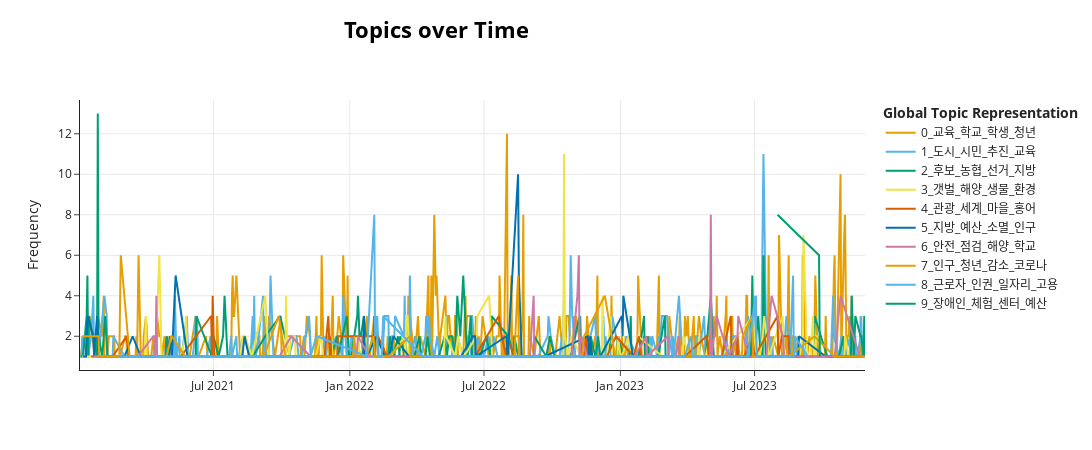

The notebook cell this image was saved under:
### Code cell
model.visualize_topics_over_time(topics_over_time, topics=list(range(10)))

### Figure 1 — Plotly figure (JSON) as saved in the notebook; plotly's stock layout.template omitted (floating-point values rounded to 4 significant figures; data arrays with more than 128 entries replaced by an {"elided": "..."} marker saying what was removed)
{"data": [{"hoverinfo": "text", "hovertext": {"elided": "479 str values"}, "marker": {"color": "#E69F00"}, "mode": "lines", "name": "0_교육_학교_학생_청년", "type": "scatter", "x": {"elided": "479 str values"}, "y": {"elided": "479 int values"}}, {"hoverinfo": "text", "hovertext": {"elided": "353 str values"}, "marker": {"color": "#56B4E9"}, "mode": "lines", "name": "1_도시_시민_추진_교육", "type": "scatter", "x": {"elided": "353 str values"}, "y": {"elided": "353 int values"}}, {"hoverinfo": "text", "hovertext": {"elided": "212 str values"}, "marker": {"color": "#009E73"}, "mode": "lines", "name": "2_후보_농협_선거_지방", "type": "scatter", "x": {"elided": "212 str values"}, "y": {"elided": "212 int values"}}, {"hoverinfo": "text", "hovertext": {"elided": "188 str values"}, "marker": {"color": "#F0E442"}, "mode": "lines", "name": "3_갯벌_해양_생물_환경", "type": "scatter", "x": {"elided": "188 str values"}, "y": {"elided": "188 int values"}}, {"hoverinfo": "text", "hovertext": ["<b>Topic 4</b><br>Words: 마을, 중심, 관광, 공간, 추진", "<b>Topic 4</b><br>Words: 대통령, 풍력, 해상, 단지, 행사", "<b>Topic 4</b><br>Words: 생태, 자연, 바다, 공원, 조성", "<b>Topic 4</b><br>Words: 공원, 관광, 생태, 가능, 서울", "<b>Topic 4</b><br>Words: 전시, 바다, 한국, 세계, 사람", "<b>Topic 4</b><br>Words: 전시, 우리, 이번, 세계, 주제", "<b>Topic 4</b><br>Words: 전시, 사진, 구성, 세계, 세대", "<b>Topic 4</b><br>Words: 관광, 홍보, 축제, 모집, 행사", "<b>Topic 4</b><br>Words: 바다, 생물, 정책, 가치, 시대", "<b>Topic 4</b><br>Words: 문학, 축제, 도시, 세계, 관광", "<b>Topic 4</b><br>Words: 관광, 체험, 설치, 안전, 축제", "<b>Topic 4</b><br>Words: 생산, 축제, 홍보, 우수, 홍어", "<b>Topic 4</b><br>Words: 축제, 생산, 홍보, 관리, 홍어", "<b>Topic 4</b><br>Words: 관광, 마을, 세계, 우수, 선정", "<b>Topic 4</b><br>Words: 관광, 마을, 세계, 우수, 선정", "<b>Topic 4</b><br>Words: 관광, 세계, 마을, 우수, 선정", "<b>Topic 4</b><br>Words: 관광, 마을, 세계, 우수, 선정", "<b>Topic 4</b><br>Words: 주요, 홍보, 관광객, 아시아, 김산", "<b>Topic 4</b><br>Words: 우리, 전시, 자연, 진행, 환경", "<b>Topic 4</b><br>Words: 제도, 관광, 건설, 시간, 평가", "<b>Topic 4</b><br>Words: 청소년, 도시, 서울, 진행, 대학", "<b>Topic 4</b><br>Words: 농업, 홍보, 대회, 우수, 식품", "<b>Topic 4</b><br>Words: 예방, 아시아, 사랑, 설치, 군민", "<b>Topic 4</b><br>Words: 축제, 행사, 공원, 개최, 아시아", "<b>Topic 4</b><br>Words: 관광, 프로그램, 교육, 개발, 발굴", "<b>Topic 4</b><br>Words: 전시, 이번, 디지털, 시대, 프로그램", "<b>Topic 4</b><br>Words: 관광, 개발, 발굴, 진행, 프로그램", "<b>Topic 4</b><br>Words: 관광, 세계, 마을, 우수, 선정", "<b>Topic 4</b><br>Words: 관광, 세계, 마을, 우수, 선정", "<b>Topic 4</b><br>Words: 관광, 마을, 세계, 우수, 선정", "<b>Topic 4</b><br>Words: 관광, 세계, 마을, 우수, 선정", "<b>Topic 4</b><br>Words: 관광, 세계, 마을, 우수, 선정", "<b>Topic 4</b><br>Words: 축제, 공원, 내년, 주요, 행사", "<b>Topic 4</b><br>Words: 기간, 진행, 다양, 우수, 제공", "<b>Topic 4</b><br>Words: 전시, 서울, 공간, 인근, 관광", "<b>Topic 4</b><br>Words: 전시, 시간, 활동, 희망, 역사", "<b>Topic 4</b><br>Words: 행사, 관광, 지정, 프로그램, 사랑", "<b>Topic 4</b><br>Words: 국제, 지급, 농촌, 아동, 시작", "<b>Topic 4</b><br>Words: 체험, 마을, 전시, 진행, 건립", "<b>Topic 4</b><br>Words: 전시, 예술, 적극, 공간, 다양", "<b>Topic 4</b><br>Words: 바다, 마을, 공원, 사랑, 생태", "<b>Topic 4</b><br>Words: 방문, 관광, 과정, 진행, 공유", "<b>Topic 4</b><br>Words: 관광, 공무원, 지자체, 축제, 군수", "<b>Topic 4</b><br>Words: 바다, 시간, 관광, 동안, 설치", "<b>Topic 4</b><br>Words: 축제, 홍보, 소득, 도움, 우수", "<b>Topic 4</b><br>Words: 프로그램, 공원, 전시, 자연, 축제", "<b>Topic 4</b><br>Words: 관광, 교육, 활성, 자연, 역할", "<b>Topic 4</b><br>Words: 관광, 개발, 조성, 선정, 세계", "<b>Topic 4</b><br>Words: 행사, 여성, 김산, 참석, 군수", "<b>Topic 4</b><br>Words: 바다, 마을, 생태, 설치, 지정", "<b>Topic 4</b><br>Words: 프로그램, 오후, 운영, 진행, 참여", "<b>Topic 4</b><br>Words: 바다, 사진, 전시, 도시, 공원", "<b>Topic 4</b><br>Words: 관광, 관광객, 전라남도, 세계, 홍보", "<b>Topic 4</b><br>Words: 프로그램, 예술, 가족, 전시, 진행", "<b>Topic 4</b><br>Words: 주민, 공원, 행사, 체험, 참여", "<b>Topic 4</b><br>Words: 예술, 다양, 단체, 활동, 관광", "<b>Topic 4</b><br>Words: 전시, 마을, 관광, 가능, 프로그램", "<b>Topic 4</b><br>Words: 홍어, 주민, 공원, 마을, 관광", "<b>Topic 4</b><br>Words: 버스, 관광, 준비, 축제, 체험", "<b>Topic 4</b><br>Words: 인구, 관광, 다양, 가능, 세계", "<b>Topic 4</b><br>Words: 한국, 전시, 세계, 바다, 예술", "<b>Topic 4</b><br>Words: 갯벌, 바다, 공원, 수도, 관광", "<b>Topic 4</b><br>Words: 예술, 자연, 현장, 활동, 사랑", "<b>Topic 4</b><br>Words: 관광객, 관광, 축제, 증가, 방문", "<b>Topic 4</b><br>Words: 관광, 관광객, 축제, 증가, 방문", "<b>Topic 4</b><br>Words: 관광객, 관광, 축제, 증가, 방문", "<b>Topic 4</b><br>Words: 관광, 축제, 관광객, 박우량, 스마트", "<b>Topic 4</b><br>Words: 관광, 혁신, 스마트, 기업, 프로그램", "<b>Topic 4</b><br>Words: 사진, 바다, 전시, 사람, 서울", "<b>Topic 4</b><br>Words: 관광, 조성, 축제, 센터, 복합", "<b>Topic 4</b><br>Words: 프로그램, 체험, 자연, 다양, 운영", "<b>Topic 4</b><br>Words: 홍어, 축제, 관광, 운영, 유산", "<b>Topic 4</b><br>Words: 홍어, 축제, 관광객, 관광, 운영", "<b>Topic 4</b><br>Words: 홍어, 축제, 생산, 관광, 이번", "<b>Topic 4</b><br>Words: 홍어, 사랑, 지자체, 소멸, 관광", "<b>Topic 4</b><br>Words: 홍어, 축제, 관광, 생산, 운영", "<b>Topic 4</b><br>Words: 홍어, 축제, 관광객, 관광, 운영", "<b>Topic 4</b><br>Words: 전시, 한국, 생각, 공간, 사람", "<b>Topic 4</b><br>Words: 갯벌, 축제, 체험, 생태, 가치", "<b>Topic 4</b><br>Words: 갯벌, 축제, 체험, 생태, 가치", "<b>Topic 4</b><br>Words: 갯벌, 축제, 가치, 체험, 관광", "<b>Topic 4</b><br>Words: 갯벌, 체험, 축제, 공원, 조성", "<b>Topic 4</b><br>Words: 갯벌, 축제, 체험, 가치, 관광", "<b>Topic 4</b><br>Words: 활용, 교육청, 관광객, 감소, 마을", "<b>Topic 4</b><br>Words: 발굴, 국립, 건립, 전시, 센터", "<b>Topic 4</b><br>Words: 공원, 바다, 정원, 마을, 축제", "<b>Topic 4</b><br>Words: 관광객, 관광, 다양, 축제, 사람", "<b>Topic 4</b><br>Words: 바다, 전시, 생물, 건립, 인권", "<b>Topic 4</b><br>Words: 프로그램, 관광, 이번, 체험, 시간", "<b>Topic 4</b><br>Words: 축제, 준비, 행사, 기관, 운동", "<b>Topic 4</b><br>Words: 전시, 이번, 다양, 농가, 소득", "<b>Topic 4</b><br>Words: 전시, 참석, 관계자, 다양, 축제", "<b>Topic 4</b><br>Words: 양식, 세계, 식품, 국제, 자연", "<b>Topic 4</b><br>Words: 양식, 세계, 국제, 식품, 자연", "<b>Topic 4</b><br>Words: 세계, 양식, 식품, 자연, 국제", "<b>Topic 4</b><br>Words: 전시, 체험, 국내, 방문, 가능", "<b>Topic 4</b><br>Words: 전시, 체험, 어린이, 국내, 방문", "<b>Topic 4</b><br>Words: 관광, 산업, 체험, 디지털, 관광객", "<b>Topic 4</b><br>Words: 식품, 점검, 운영, 서울, 준비", "<b>Topic 4</b><br>Words: 마을, 사람, 주민, 아이, 발전", "<b>Topic 4</b><br>Words: 프로그램, 시간, 운영, 국내, 관광", "<b>Topic 4</b><br>Words: 갯벌, 체험, 생태, 자연, 생물", "<b>Topic 4</b><br>Words: 마을, 센터, 주민, 역량, 프로그램", "<b>Topic 4</b><br>Words: 정원, 전시, 한국, 이번, 박우량", "<b>Topic 4</b><br>Words: 세계, 전시, 주제, 이번, 개최", "<b>Topic 4</b><br>Words: 세계, 전시, 주제, 체험, 내년", "<b>Topic 4</b><br>Words: 우수, 관광, 자치, 전남도, 선정"], "marker": {"color": "#D55E00"}, "mode": "lines", "name": "4_관광_세계_마을_홍어", "type": "scatter", "x": ["2021-01-17T00:00:00", "2021-02-07T00:00:00", "2021-02-09T00:00:00", "2021-02-15T00:00:00", "2021-03-06T00:00:00", "2021-03-07T00:00:00", "2021-03-08T00:00:00", "2021-03-31T00:00:00", "2021-04-02T00:00:00", "2021-04-13T00:00:00", "2021-05-18T00:00:00", "2021-06-28T00:00:00", "2021-06-29T00:00:00", "2021-06-30T00:00:00", "2021-07-01T00:00:00", "2021-07-02T00:00:00", "2021-07-03T00:00:00", "2021-07-17T00:00:00", "2021-07-27T00:00:00", "2021-09-07T00:00:00", "2021-09-24T00:00:00", "2021-10-14T00:00:00", "2021-10-21T00:00:00", "2021-11-03T00:00:00", "2021-11-23T00:00:00", "2021-11-26T00:00:00", "2021-11-28T00:00:00", "2021-12-03T00:00:00", "2021-12-04T00:00:00", "2021-12-05T00:00:00", "2021-12-06T00:00:00", "2021-12-07T00:00:00", "2021-12-15T00:00:00", "2021-12-16T00:00:00", "2022-02-08T00:00:00", "2022-02-20T00:00:00", "2022-03-28T00:00:00", "2022-04-05T00:00:00", "2022-04-29T00:00:00", "2022-05-10T00:00:00", "2022-06-10T00:00:00", "2022-06-15T00:00:00", "2022-06-16T00:00:00", "2022-06-19T00:00:00", "2022-07-21T00:00:00", "2022-07-25T00:00:00", "2022-07-31T00:00:00", "2022-08-01T00:00:00", "2022-08-11T00:00:00", "2022-08-12T00:00:00", "2022-08-26T00:00:00", "2022-09-12T00:00:00", "2022-10-03T00:00:00", "2022-10-19T00:00:00", "2022-10-26T00:00:00", "2022-11-13T00:00:00", "2022-11-15T00:00:00", "2022-11-18T00:00:00", "2022-12-08T00:00:00", "2022-12-11T00:00:00", "2022-12-14T00:00:00", "2022-12-26T00:00:00", "2023-01-19T00:00:00", "2023-01-26T00:00:00", "2023-01-29T00:00:00", "2023-01-31T00:00:00", "2023-02-08T00:00:00", "2023-02-09T00:00:00", "2023-03-13T00:00:00", "2023-03-26T00:00:00", "2023-03-29T00:00:00", "2023-04-27T00:00:00", "2023-04-28T00:00:00", "2023-04-30T00:00:00", "2023-05-01T00:00:00", "2023-05-02T00:00:00", "2023-05-03T00:00:00", "2023-05-18T00:00:00", "2023-05-30T00:00:00", "2023-05-31T00:00:00", "2023-06-07T00:00:00", "2023-06-08T00:00:00", "2023-06-09T00:00:00", "2023-06-12T00:00:00", "2023-06-15T00:00:00", "2023-06-17T00:00:00", "2023-06-28T00:00:00", "2023-07-01T00:00:00", "2023-08-01T00:00:00", "2023-08-02T00:00:00", "2023-08-07T00:00:00", "2023-08-08T00:00:00", "2023-08-14T00:00:00", "2023-08-15T00:00:00", "2023-08-16T00:00:00", "2023-08-17T00:00:00", "2023-08-18T00:00:00", "2023-09-03T00:00:00", "2023-09-12T00:00:00", "2023-09-22T00:00:00", "2023-09-26T00:00:00", "2023-11-04T00:00:00", "2023-11-07T00:00:00", "2023-11-14T00:00:00", "2023-11-15T00:00:00", "2023-11-16T00:00:00", "2023-11-20T00:00:00"], "y": [1, 1, 1, 1, 2, 1, 1, 1, 1, 1, 1, 3, 1, 4, 1, 1, 1, 1, 1, 1, 1, 1, 1, 1, 1, 1, 1, 3, 1, 1, 2, 1, 1, 2, 2, 1, 1, 1, 1, 1, 1, 1, 1, 1, 3, 2, 1, 2, 1, 1, 1, 1, 1, 1, 1, 1, 2, 1, 1, 1, 1, 2, 1, 2, 1, 1, 1, 1, 1, 1, 1, 2, 2, 1, 2, 2, 1, 1, 3, 1, 1, 2, 1, 1, 1, 1, 2, 1, 3, 1, 2, 2, 2, 2, 2, 1, 1, 1, 1, 1, 1, 1, 1, 1, 1, 1, 1]}, {"hoverinfo": "text", "hovertext": ["<b>Topic 5</b><br>Words: 대표, 수산, 김산, 우리, 군수", "<b>Topic 5</b><br>Words: 대표, 수산, 동안, 우리, 자원", "<b>Topic 5</b><br>Words: 주택, 창업, 농촌, 농업, 이상", "<b>Topic 5</b><br>Words: 인재, 병원, 재단, 육성, 최선", "<b>Topic 5</b><br>Words: 학생, 지급, 김산, 올해, 군수", "<b>Topic 5</b><br>Words: 학생, 지급, 김산, 올해, 군수", "<b>Topic 5</b><br>Words: 인재, 재단, 육성, 사용, 박우량", "<b>Topic 5</b><br>Words: 농촌, 재단, 사용, 회장, 인재", "<b>Topic 5</b><br>Words: 아이, 대표, 사회, 아시아, 취재", "<b>Topic 5</b><br>Words: 신청, 김산, 최근, 이상, 군수", "<b>Topic 5</b><br>Words: 운동, 지급, 확산, 공무원, 시민", "<b>Topic 5</b><br>Words: 사회, 시설, 복지, 코로나, 사랑", "<b>Topic 5</b><br>Words: 인재, 재단, 사용, 육성, 코로나", "<b>Topic 5</b><br>Words: 인재, 재단, 사용, 우리, 대표", "<b>Topic 5</b><br>Words: 인재, 재단, 박우량, 사용, 대표", "<b>Topic 5</b><br>Words: 육성, 인재, 재단, 청년, 대표", "<b>Topic 5</b><br>Words: 주택, 서울, 군수, 전남도, 수도", "<b>Topic 5</b><br>Words: 회장, 육성, 농업, 발전, 단체", "<b>Topic 5</b><br>Words: 서비스, 확인, 정부, 공공, 행정", "<b>Topic 5</b><br>Words: 소득, 신청, 가구, 코로나, 대상", "<b>Topic 5</b><br>Words: 신청, 소득, 가구, 군민, 복지", "<b>Topic 5</b><br>Words: 인재, 재단, 양성, 박우량, 발전", "<b>Topic 5</b><br>Words: 본부, 소득, 국민, 재생, 학교", "<b>Topic 5</b><br>Words: 사용, 회장, 재단, 학생, 박우량", "<b>Topic 5</b><br>Words: 인재, 박우량, 양성, 사회, 재단", "<b>Topic 5</b><br>Words: 선정, 전라남도, 정원, 조성, 올해", "<b>Topic 5</b><br>Words: 재생, 에너지, 관련, 정책, 지급", "<b>Topic 5</b><br>Words: 에너지, 재생, 개발, 주민, 공유", "<b>Topic 5</b><br>Words: 희망, 아동, 사랑, 복지, 박우량", "<b>Topic 5</b><br>Words: 지급, 신청, 기초, 생활, 가족", "<b>Topic 5</b><br>Words: 지급, 기초, 코로나, 경제, 아시아", "<b>Topic 5</b><br>Words: 박우량, 복지, 협력, 군수, 소득", "<b>Topic 5</b><br>Words: 군민, 도시, 위원회, 예정, 구성", "<b>Topic 5</b><br>Words: 경영, 자치, 지방, 아시아, 행정", "<b>Topic 5</b><br>Words: 경영, 자치, 지방, 지자체, 노력", "<b>Topic 5</b><br>Words: 재단, 학생, 인재, 도움, 희망", "<b>Topic 5</b><br>Words: 사회, 재단, 경제, 아동, 대상", "<b>Topic 5</b><br>Words: 증가, 도시, 주요, 올해, 미래", "<b>Topic 5</b><br>Words: 신청, 주택, 창업, 박우량, 이후", "<b>Topic 5</b><br>Words: 신청, 주택, 창업, 내년, 이후", "<b>Topic 5</b><br>Words: 인재, 대표, 육성, 호남, 아시아", "<b>Topic 5</b><br>Words: 재단, 학생, 박우량, 우리, 운영", "<b>Topic 5</b><br>Words: 재단, 코로나, 학생, 인재, 육성", "<b>Topic 5</b><br>Words: 주택, 창업, 농촌, 농업, 이상", "<b>Topic 5</b><br>Words: 주택, 창업, 농업, 농촌, 이상", "<b>Topic 5</b><br>Words: 주택, 창업, 농촌, 이상, 농업", "<b>Topic 5</b><br>Words: 청년, 전남도, 신청, 기준, 소득", "<b>Topic 5</b><br>Words: 교류, 활성, 지급, 시설, 업무", "<b>Topic 5</b><br>Words: 인재, 사용, 재단, 희망, 육성", "<b>Topic 5</b><br>Words: 가구, 경제, 예정, 예산, 계획", "<b>Topic 5</b><br>Words: 취업, 여성, 신청, 기준, 국민", "<b>Topic 5</b><br>Words: 희망, 소득, 복지, 가구, 최대", "<b>Topic 5</b><br>Words: 인재, 관광, 육성, 재단, 관심", "<b>Topic 5</b><br>Words: 생각, 운동, 시작, 버스, 방문", "<b>Topic 5</b><br>Words: 지급, 가구, 생활, 소득, 신청", "<b>Topic 5</b><br>Words: 지급, 신청, 가구, 창업, 생활", "<b>Topic 5</b><br>Words: 지급, 소득, 생활, 가구, 방문", "<b>Topic 5</b><br>Words: 시스템, 예산, 지방, 지자체, 관리", "<b>Topic 5</b><br>Words: 인재, 양성, 학생, 지급, 도움", "<b>Topic 5</b><br>Words: 소멸, 인구, 지방, 감소, 대응", "<b>Topic 5</b><br>Words: 인구, 소멸, 지방, 감소, 대응", "<b>Topic 5</b><br>Words: 소멸, 인구, 계획, 지방, 대응", "<b>Topic 5</b><br>Words: 소멸, 인구, 지방, 단체, 대응", "<b>Topic 5</b><br>Words: 사랑, 아시아, 취재, 가운데, 본부", "<b>Topic 5</b><br>Words: 대표, 학생, 재단, 박우량, 생각", "<b>Topic 5</b><br>Words: 경영, 사회, 성장, 평가, 가치", "<b>Topic 5</b><br>Words: 예산, 일자리, 정비, 도시, 개선", "<b>Topic 5</b><br>Words: 예산, 일자리, 정비, 도시, 개선", "<b>Topic 5</b><br>Words: 예산, 일자리, 증가, 정비, 도시", "<b>Topic 5</b><br>Words: 예산, 일자리, 정비, 도시, 개선", "<b>Topic 5</b><br>Words: 교육청, 자원, 이번, 전국, 올해", "<b>Topic 5</b><br>Words: 재단, 사랑, 신청, 인재, 이용", "<b>Topic 5</b><br>Words: 지자체, 사랑, 가족, 신청, 분야", "<b>Topic 5</b><br>Words: 재단, 지자체, 사랑, 이후, 지방", "<b>Topic 5</b><br>Words: 상담, 복지, 센터, 재단, 필요", "<b>Topic 5</b><br>Words: 인재, 회장, 육성, 재단, 최초", "<b>Topic 5</b><br>Words: 재단, 인재, 육성, 박우량, 회장", "<b>Topic 5</b><br>Words: 농협, 인재, 박우량, 육성, 취재", "<b>Topic 5</b><br>Words: 신청, 청년, 지급, 사용, 전라남도", "<b>Topic 5</b><br>Words: 재단, 지자체, 경제, 도움, 전남도", "<b>Topic 5</b><br>Words: 에너지, 박우량, 세대, 군수, 신청", "<b>Topic 5</b><br>Words: 신청, 복지, 청년, 추가, 김산", "<b>Topic 5</b><br>Words: 사랑, 안전, 시행, 관심, 주민", "<b>Topic 5</b><br>Words: 일자리, 고용, 자치, 단체, 지방", "<b>Topic 5</b><br>Words: 예산, 정부, 확보, 산업, 구축", "<b>Topic 5</b><br>Words: 재단, 대표, 박우량, 인재, 육성", "<b>Topic 5</b><br>Words: 지방, 정부, 이전, 지자체, 교육", "<b>Topic 5</b><br>Words: 활동, 농가, 사회, 다양, 김산", "<b>Topic 5</b><br>Words: 인재, 재단, 학생, 육성, 군민", "<b>Topic 5</b><br>Words: 예산, 증가, 감소, 성장, 예방", "<b>Topic 5</b><br>Words: 예산, 필요, 정부, 지방, 문제", "<b>Topic 5</b><br>Words: 예산, 필요, 정부, 지방, 문제"], "marker": {"color": "#0072B2"}, "mode": "lines", "name": "5_지방_예산_소멸_인구", "type": "scatter", "x": ["2021-01-06T00:00:00", "2021-01-10T00:00:00", "2021-01-12T00:00:00", "2021-01-19T00:00:00", "2021-01-20T00:00:00", "2021-01-21T00:00:00", "2021-01-25T00:00:00", "2021-01-28T00:00:00", "2021-02-01T00:00:00", "2021-02-08T00:00:00", "2021-02-09T00:00:00", "2021-02-14T00:00:00", "2021-02-21T00:00:00", "2021-03-02T00:00:00", "2021-03-03T00:00:00", "2021-03-14T00:00:00", "2021-03-25T00:00:00", "2021-04-05T00:00:00", "2021-05-02T00:00:00", "2021-05-03T00:00:00", "2021-05-06T00:00:00", "2021-05-11T00:00:00", "2021-05-27T00:00:00", "2021-05-31T00:00:00", "2021-06-06T00:00:00", "2021-06-14T00:00:00", "2021-06-16T00:00:00", "2021-06-22T00:00:00", "2021-07-16T00:00:00", "2021-08-09T00:00:00", "2021-08-12T00:00:00", "2021-08-18T00:00:00", "2021-10-05T00:00:00", "2021-11-04T00:00:00", "2021-11-07T00:00:00", "2021-11-12T00:00:00", "2021-11-30T00:00:00", "2021-12-05T00:00:00", "2021-12-26T00:00:00", "2021-12-29T00:00:00", "2021-12-31T00:00:00", "2022-01-13T00:00:00", "2022-01-19T00:00:00", "2022-01-20T00:00:00", "2022-01-21T00:00:00", "2022-01-24T00:00:00", "2022-02-06T00:00:00", "2022-02-17T00:00:00", "2022-02-23T00:00:00", "2022-03-01T00:00:00", "2022-03-22T00:00:00", "2022-04-10T00:00:00", "2022-04-24T00:00:00", "2022-05-31T00:00:00", "2022-06-16T00:00:00", "2022-06-19T00:00:00", "2022-06-20T00:00:00", "2022-07-31T00:00:00", "2022-08-02T00:00:00", "2022-08-16T00:00:00", "2022-08-17T00:00:00", "2022-08-18T00:00:00", "2022-08-21T00:00:00", "2022-08-23T00:00:00", "2022-09-18T00:00:00", "2022-09-21T00:00:00", "2022-11-18T00:00:00", "2022-11-20T00:00:00", "2022-11-21T00:00:00", "2022-11-24T00:00:00", "2022-12-05T00:00:00", "2023-01-03T00:00:00", "2023-01-04T00:00:00", "2023-01-05T00:00:00", "2023-01-18T00:00:00", "2023-01-27T00:00:00", "2023-01-30T00:00:00", "2023-01-31T00:00:00", "2023-02-02T00:00:00", "2023-02-07T00:00:00", "2023-02-21T00:00:00", "2023-04-04T00:00:00", "2023-06-30T00:00:00", "2023-08-02T00:00:00", "2023-08-29T00:00:00", "2023-08-30T00:00:00", "2023-10-05T00:00:00", "2023-11-06T00:00:00", "2023-11-16T00:00:00", "2023-11-22T00:00:00", "2023-11-25T00:00:00", "2023-11-27T00:00:00"], "y": [1, 1, 3, 2, 2, 1, 3, 1, 1, 1, 1, 1, 1, 1, 1, 2, 1, 1, 1, 2, 1, 5, 1, 1, 1, 1, 1, 1, 1, 1, 2, 1, 1, 1, 1, 1, 1, 1, 1, 1, 1, 1, 1, 3, 1, 1, 2, 1, 1, 2, 1, 1, 1, 1, 2, 2, 1, 2, 1, 10, 5, 4, 1, 1, 1, 1, 2, 1, 2, 1, 1, 3, 2, 4, 1, 1, 1, 1, 1, 1, 1, 1, 1, 1, 1, 2, 1, 1, 1, 1, 1, 1]}, {"hoverinfo": "text", "hovertext": ["<b>Topic 6</b><br>Words: 점검, 안전, 실시, 병원, 코로나", "<b>Topic 6</b><br>Words: 어린이, 예방, 교통, 안전, 보호", "<b>Topic 6</b><br>Words: 어린이, 보호, 조성, 안전, 효과", "<b>Topic 6</b><br>Words: 투입, 교통, 집중, 안전, 확대", "<b>Topic 6</b><br>Words: 사람, 주민, 기대, 여성, 시간", "<b>Topic 6</b><br>Words: 사람, 주민, 기대, 여성, 시간", "<b>Topic 6</b><br>Words: 확보, 국립, 정부, 추진, 안전", "<b>Topic 6</b><br>Words: 지구, 개선, 확보, 점검, 조사", "<b>Topic 6</b><br>Words: 학교, 학생, 조사, 교육청, 위원회", "<b>Topic 6</b><br>Words: 학교, 학생, 아이, 발생, 교육청", "<b>Topic 6</b><br>Words: 안전, 시설, 건립, 해양, 국민", "<b>Topic 6</b><br>Words: 계획, 개발, 도시, 취재, 확보", "<b>Topic 6</b><br>Words: 안전, 인근, 본부, 발생, 현장", "<b>Topic 6</b><br>Words: 점검, 안전, 대상, 교육, 정보", "<b>Topic 6</b><br>Words: 예방, 안전, 산업, 현장, 발생", "<b>Topic 6</b><br>Words: 조사, 여성, 기간, 오후, 이후", "<b>Topic 6</b><br>Words: 집중, 아시아, 사용, 사항, 경제", "<b>Topic 6</b><br>Words: 집중, 사항, 사용, 점검, 계획", "<b>Topic 6</b><br>Words: 점검, 환경, 시설, 집중, 방침", "<b>Topic 6</b><br>Words: 병원, 의료, 수도, 공공, 서울", "<b>Topic 6</b><br>Words: 근로자, 관련, 조사, 장애인, 단체", "<b>Topic 6</b><br>Words: 인권, 점검, 조사, 근로자, 아시아", "<b>Topic 6</b><br>Words: 오전, 교통, 도움, 이날, 안전", "<b>Topic 6</b><br>Words: 후보, 국민, 가족, 문제, 이날", "<b>Topic 6</b><br>Words: 해양, 경영, 안전, 협약, 점검", "<b>Topic 6</b><br>Words: 생각, 여성, 해양, 시간, 학교", "<b>Topic 6</b><br>Words: 점검, 대응, 코로나, 확산, 상황", "<b>Topic 6</b><br>Words: 안전, 해양, 점검, 현장, 수산", "<b>Topic 6</b><br>Words: 점검, 근로자, 단체, 확인, 기관", "<b>Topic 6</b><br>Words: 관련, 인권, 시설, 위원회, 진행", "<b>Topic 6</b><br>Words: 해양, 참석, 국가, 마련, 공간", "<b>Topic 6</b><br>Words: 축제, 조사, 건립, 관광, 학교", "<b>Topic 6</b><br>Words: 설치, 교통, 시설, 발생, 예방", "<b>Topic 6</b><br>Words: 점검, 현장, 추진, 건립, 실시", "<b>Topic 6</b><br>Words: 교육, 교통, 안전, 자치, 홍보", "<b>Topic 6</b><br>Words: 점검, 전남도, 병원, 집중, 교류", "<b>Topic 6</b><br>Words: 오전, 이날, 안전, 발생, 시간", "<b>Topic 6</b><br>Words: 아동, 본부, 설치, 안전, 교통", "<b>Topic 6</b><br>Words: 정비, 올해, 해상, 규모, 설치", "<b>Topic 6</b><br>Words: 여성, 연구, 이번, 해양, 수산", "<b>Topic 6</b><br>Words: 안전, 시설, 관리, 점검, 발생", "<b>Topic 6</b><br>Words: 건설, 현장, 점검, 종합, 주택", "<b>Topic 6</b><br>Words: 안전, 전남도, 추가, 점검, 제도", "<b>Topic 6</b><br>Words: 오후, 현장, 안전, 투입, 마을", "<b>Topic 6</b><br>Words: 안전, 추가, 행사, 점검, 제도", "<b>Topic 6</b><br>Words: 안전, 교육청, 코로나, 병원, 협력", "<b>Topic 6</b><br>Words: 해양, 상황, 현장, 국민, 취재", "<b>Topic 6</b><br>Words: 현장, 병원, 발생, 이날, 사람", "<b>Topic 6</b><br>Words: 생태, 교육, 대상, 오후, 신청", "<b>Topic 6</b><br>Words: 규모, 발생, 오전, 이상, 이후", "<b>Topic 6</b><br>Words: 여성, 국가, 관련, 보호, 사회", "<b>Topic 6</b><br>Words: 보호, 해양, 상황, 해상, 시간", "<b>Topic 6</b><br>Words: 교수, 안전, 발생, 확인, 보호", "<b>Topic 6</b><br>Words: 점검, 안전, 발생, 해양, 바다", "<b>Topic 6</b><br>Words: 점검, 발생, 안전, 해양, 현장", "<b>Topic 6</b><br>Words: 공동, 학교, 확인, 추가, 동안", "<b>Topic 6</b><br>Words: 안전, 해양, 점검, 협약, 기관", "<b>Topic 6</b><br>Words: 학교, 예방, 안전, 어린이, 홍보", "<b>Topic 6</b><br>Words: 보호, 정부, 발생, 기관, 사람", "<b>Topic 6</b><br>Words: 해양, 점검, 안전, 현장, 대응", "<b>Topic 6</b><br>Words: 설명, 학교, 최근, 결과, 가구", "<b>Topic 6</b><br>Words: 관계자, 점검, 발생, 전문, 예방", "<b>Topic 6</b><br>Words: 체육, 점검, 관련, 관광, 실시", "<b>Topic 6</b><br>Words: 점검, 의료, 개소, 안전, 사항", "<b>Topic 6</b><br>Words: 조사, 이후, 확인, 방침, 학교", "<b>Topic 6</b><br>Words: 교통, 안전, 업무, 예방, 최근", "<b>Topic 6</b><br>Words: 해양, 조사, 안전, 관계자, 사진", "<b>Topic 6</b><br>Words: 조사, 방침, 신청, 이용, 오전", "<b>Topic 6</b><br>Words: 조사, 안전, 해양, 서울, 서비스", "<b>Topic 6</b><br>Words: 교통, 기관, 보호, 예방, 안전", "<b>Topic 6</b><br>Words: 대통령, 확인, 조사, 경우, 행정", "<b>Topic 6</b><br>Words: 오전, 이날, 시간, 안전, 주택", "<b>Topic 6</b><br>Words: 교통, 안전, 기관, 보호, 예방", "<b>Topic 6</b><br>Words: 오후, 이날, 본부, 안전, 인근", "<b>Topic 6</b><br>Words: 예방, 안전, 홍보, 이상, 활동", "<b>Topic 6</b><br>Words: 예방, 군민, 안전, 최근, 참석", "<b>Topic 6</b><br>Words: 점검, 환경, 시설, 관리, 집중", "<b>Topic 6</b><br>Words: 해양, 이후, 최근, 증가, 국민", "<b>Topic 6</b><br>Words: 대응, 체계, 호남, 보건, 관계자", "<b>Topic 6</b><br>Words: 조사, 오전, 민간, 시행, 기관", "<b>Topic 6</b><br>Words: 이상, 예방, 시행, 중요, 감소", "<b>Topic 6</b><br>Words: 안전, 학생, 어린이, 학교, 상황", "<b>Topic 6</b><br>Words: 학교, 학생, 주택, 협약, 감소", "<b>Topic 6</b><br>Words: 시설, 문제, 자연, 주민, 사회"], "marker": {"color": "#CC79A7"}, "mode": "lines", "name": "6_안전_점검_해양_학교", "type": "scatter", "x": ["2021-01-20T00:00:00", "2021-01-21T00:00:00", "2021-03-03T00:00:00", "2021-03-09T00:00:00", "2021-03-19T00:00:00", "2021-03-21T00:00:00", "2021-04-11T00:00:00", "2021-04-12T00:00:00", "2021-04-14T00:00:00", "2021-04-15T00:00:00", "2021-04-16T00:00:00", "2021-04-23T00:00:00", "2021-06-10T00:00:00", "2021-07-04T00:00:00", "2021-08-10T00:00:00", "2021-09-02T00:00:00", "2021-09-03T00:00:00", "2021-09-06T00:00:00", "2021-09-28T00:00:00", "2021-10-14T00:00:00", "2021-11-09T00:00:00", "2021-11-16T00:00:00", "2021-11-18T00:00:00", "2021-11-27T00:00:00", "2021-12-10T00:00:00", "2021-12-22T00:00:00", "2022-01-10T00:00:00", "2022-01-12T00:00:00", "2022-01-27T00:00:00", "2022-02-24T00:00:00", "2022-03-14T00:00:00", "2022-04-18T00:00:00", "2022-05-18T00:00:00", "2022-05-24T00:00:00", "2022-05-25T00:00:00", "2022-09-01T00:00:00", "2022-09-06T00:00:00", "2022-09-07T00:00:00", "2022-09-20T00:00:00", "2022-09-28T00:00:00", "2022-10-19T00:00:00", "2022-10-27T00:00:00", "2022-11-04T00:00:00", "2022-11-06T00:00:00", "2022-11-07T00:00:00", "2022-11-09T00:00:00", "2022-11-17T00:00:00", "2022-11-30T00:00:00", "2023-01-06T00:00:00", "2023-01-09T00:00:00", "2023-01-20T00:00:00", "2023-02-05T00:00:00", "2023-02-06T00:00:00", "2023-03-06T00:00:00", "2023-03-07T00:00:00", "2023-03-17T00:00:00", "2023-03-21T00:00:00", "2023-03-22T00:00:00", "2023-03-27T00:00:00", "2023-03-29T00:00:00", "2023-04-20T00:00:00", "2023-05-02T00:00:00", "2023-05-03T00:00:00", "2023-05-04T00:00:00", "2023-05-11T00:00:00", "2023-05-27T00:00:00", "2023-06-08T00:00:00", "2023-06-09T00:00:00", "2023-06-23T00:00:00", "2023-07-06T00:00:00", "2023-07-17T00:00:00", "2023-07-24T00:00:00", "2023-08-08T00:00:00", "2023-08-10T00:00:00", "2023-09-01T00:00:00", "2023-09-06T00:00:00", "2023-09-08T00:00:00", "2023-09-21T00:00:00", "2023-10-17T00:00:00", "2023-10-25T00:00:00", "2023-11-20T00:00:00", "2023-11-22T00:00:00", "2023-11-26T00:00:00", "2023-11-27T00:00:00"], "y": [1, 1, 1, 1, 1, 1, 2, 2, 1, 4, 1, 1, 1, 1, 1, 1, 1, 1, 1, 2, 1, 1, 1, 1, 1, 1, 1, 2, 1, 1, 1, 1, 1, 1, 1, 1, 4, 1, 1, 1, 1, 1, 4, 6, 1, 2, 1, 1, 1, 1, 1, 2, 1, 2, 1, 1, 2, 1, 1, 1, 1, 1, 8, 1, 3, 1, 2, 3, 1, 1, 1, 4, 2, 1, 1, 1, 1, 1, 1, 4, 1, 1, 1, 1]}, {"hoverinfo": "text", "hovertext": ["<b>Topic 7</b><br>Words: 인구, 증가, 이상, 청년, 여성", "<b>Topic 7</b><br>Words: 발생, 국제, 확인, 가구, 학교", "<b>Topic 7</b><br>Words: 시설, 교육, 확인, 코로나, 학생", "<b>Topic 7</b><br>Words: 코로나, 학생, 시설, 확인, 학교", "<b>Topic 7</b><br>Words: 학생, 가족, 교육청, 서울, 학교", "<b>Topic 7</b><br>Words: 인구, 경기, 전국, 서울, 결과", "<b>Topic 7</b><br>Words: 병원, 관련, 서울, 코로나, 확산", "<b>Topic 7</b><br>Words: 인구, 도시, 수도, 증가, 산업", "<b>Topic 7</b><br>Words: 코로나, 확산, 관련, 추가, 양성", "<b>Topic 7</b><br>Words: 예방, 시행, 시설, 인구, 기관", "<b>Topic 7</b><br>Words: 예방, 시행, 시설, 기관, 이상", "<b>Topic 7</b><br>Words: 코로나, 병원, 인력, 예방, 시설", "<b>Topic 7</b><br>Words: 인구, 수도, 소멸, 지방, 감소", "<b>Topic 7</b><br>Words: 청년, 인구, 전국, 정책, 창업", "<b>Topic 7</b><br>Words: 인구, 수도, 호남, 증가, 경기", "<b>Topic 7</b><br>Words: 국가, 발전, 대상, 공유, 에너지", "<b>Topic 7</b><br>Words: 예방, 코로나, 이상, 시설, 인구", "<b>Topic 7</b><br>Words: 예방, 이상, 시설, 코로나, 실시", "<b>Topic 7</b><br>Words: 마을, 인구, 강화, 예술, 경기", "<b>Topic 7</b><br>Words: 코로나, 인근, 마을, 공무원, 오후", "<b>Topic 7</b><br>Words: 농촌, 인구, 재생, 아이, 이상", "<b>Topic 7</b><br>Words: 인구, 예방, 지자체, 감소, 아이", "<b>Topic 7</b><br>Words: 인구, 예방, 소멸, 감소, 지자체", "<b>Topic 7</b><br>Words: 업무, 개최, 성공, 국민, 국제", "<b>Topic 7</b><br>Words: 전라남도, 안정, 방침, 오전, 코로나", "<b>Topic 7</b><br>Words: 재생, 에너지, 전국, 청년, 개발", "<b>Topic 7</b><br>Words: 농가, 공동, 확산, 올해, 전라남도", "<b>Topic 7</b><br>Words: 수도, 관련, 추가, 발생, 경기", "<b>Topic 7</b><br>Words: 식품, 예방, 발생, 병원, 주민", "<b>Topic 7</b><br>Words: 기관, 공공, 지정, 사용, 인구", "<b>Topic 7</b><br>Words: 공무원, 경우, 관련, 학생, 발생", "<b>Topic 7</b><br>Words: 사례, 오후, 수도, 코로나, 서울", "<b>Topic 7</b><br>Words: 관련, 사례, 이후, 추가, 경기", "<b>Topic 7</b><br>Words: 평가, 자치, 종합, 지방, 행정", "<b>Topic 7</b><br>Words: 인구, 감소, 수도, 증가, 청년", "<b>Topic 7</b><br>Words: 인구, 마을, 주택, 청년, 주민", "<b>Topic 7</b><br>Words: 사례, 발생, 코로나, 예방, 기관", "<b>Topic 7</b><br>Words: 관광, 주민, 선정, 성장, 전국", "<b>Topic 7</b><br>Words: 축제, 학교, 사랑, 사용, 실시", "<b>Topic 7</b><br>Words: 발생, 아시아, 증가, 경제, 최근", "<b>Topic 7</b><br>Words: 추가, 코로나, 관련, 확산, 발생", "<b>Topic 7</b><br>Words: 코로나, 학생, 가족, 양성, 실시", "<b>Topic 7</b><br>Words: 청소년, 코로나, 예방, 발생, 의료", "<b>Topic 7</b><br>Words: 인구, 자치, 도시, 기업, 평가", "<b>Topic 7</b><br>Words: 코로나, 발생, 양성, 관련, 확인", "<b>Topic 7</b><br>Words: 학생, 학교, 전환, 전라남도, 버스", "<b>Topic 7</b><br>Words: 관련, 추가, 병원, 조사, 확인", "<b>Topic 7</b><br>Words: 인구, 평가, 우수, 도시, 정책", "<b>Topic 7</b><br>Words: 발생, 코로나, 병원, 확산, 추가", "<b>Topic 7</b><br>Words: 발생, 추가, 코로나, 시설, 관련", "<b>Topic 7</b><br>Words: 확산, 가족, 추가, 코로나, 시설", "<b>Topic 7</b><br>Words: 전남도, 확산, 코로나, 대응, 생활", "<b>Topic 7</b><br>Words: 추가, 코로나, 병원, 관련, 발생", "<b>Topic 7</b><br>Words: 인구, 시간, 주민, 개소, 시설", "<b>Topic 7</b><br>Words: 확산, 병원, 인구, 오후, 코로나", "<b>Topic 7</b><br>Words: 병원, 기간, 시설, 체계, 확산", "<b>Topic 7</b><br>Words: 학교, 상황, 교육청, 전환, 인구", "<b>Topic 7</b><br>Words: 병원, 시설, 코로나, 상황, 발생", "<b>Topic 7</b><br>Words: 경우, 코로나, 병원, 확산, 아이", "<b>Topic 7</b><br>Words: 경우, 코로나, 병원, 확산, 아이", "<b>Topic 7</b><br>Words: 인구, 감소, 마련, 소멸, 방안", "<b>Topic 7</b><br>Words: 인구, 청년, 증가, 수도, 감소", "<b>Topic 7</b><br>Words: 인구, 청년, 위기, 감소, 소멸", "<b>Topic 7</b><br>Words: 인구, 소멸, 청년, 산업, 전국", "<b>Topic 7</b><br>Words: 인구, 자치, 소멸, 지방, 단체", "<b>Topic 7</b><br>Words: 감소, 인구, 여성, 설치, 가족", "<b>Topic 7</b><br>Words: 소멸, 인구, 수도, 청년, 지방", "<b>Topic 7</b><br>Words: 개소, 전국, 지정, 사용, 전남도", "<b>Topic 7</b><br>Words: 인구, 예산, 코로나, 우수, 생물", "<b>Topic 7</b><br>Words: 발생, 병원, 농가, 확산, 예방", "<b>Topic 7</b><br>Words: 인구, 수도, 소멸, 지방, 감소", "<b>Topic 7</b><br>Words: 청년, 정책, 인구, 투입, 감소", "<b>Topic 7</b><br>Words: 청년, 인구, 소멸, 일자리, 투입", "<b>Topic 7</b><br>Words: 학교, 지방, 소멸, 인구, 기준", "<b>Topic 7</b><br>Words: 평가, 노력, 종합, 인구, 전국", "<b>Topic 7</b><br>Words: 수도, 지방, 인구, 학교, 위기", "<b>Topic 7</b><br>Words: 수도, 지방, 인구, 학교, 위기", "<b>Topic 7</b><br>Words: 인구, 마을, 가구, 수도, 시설", "<b>Topic 7</b><br>Words: 인구, 청년, 기준, 전남도, 지자체", "<b>Topic 7</b><br>Words: 일자리, 인구, 증가, 고용, 청년", "<b>Topic 7</b><br>Words: 청년, 분야, 인구, 전남도, 전국", "<b>Topic 7</b><br>Words: 인구, 감소, 전남도, 청년, 대응", "<b>Topic 7</b><br>Words: 인구, 감소, 수도, 아동, 가구", "<b>Topic 7</b><br>Words: 예방, 홍보, 시행, 박우량, 군수", "<b>Topic 7</b><br>Words: 인구, 증가, 감소, 청년, 수도", "<b>Topic 7</b><br>Words: 가구, 전국, 인구, 청년, 감소", "<b>Topic 7</b><br>Words: 가구, 전국, 인구, 개소, 청년", "<b>Topic 7</b><br>Words: 예방, 활동, 최선, 증가, 발생", "<b>Topic 7</b><br>Words: 버스, 인구, 지자체, 병원, 전국", "<b>Topic 7</b><br>Words: 지자체, 인구, 학교, 이상, 제공", "<b>Topic 7</b><br>Words: 농가, 전남도, 체전, 인구, 증가", "<b>Topic 7</b><br>Words: 농가, 발생, 확산, 확인, 본부", "<b>Topic 7</b><br>Words: 농가, 발생, 포함, 강화, 전남도", "<b>Topic 7</b><br>Words: 시스템, 식품, 기간, 방안, 이용", "<b>Topic 7</b><br>Words: 인구, 청년, 감소, 증가, 건립", "<b>Topic 7</b><br>Words: 감소, 인구, 생산, 건설, 경제", "<b>Topic 7</b><br>Words: 가구, 상담, 체험, 인구, 센터"], "marker": {"color": "#E69F00"}, "mode": "lines", "name": "7_인구_청년_감소_코로나", "type": "scatter", "x": ["2021-01-05T00:00:00", "2021-01-26T00:00:00", "2021-01-27T00:00:00", "2021-01-28T00:00:00", "2021-01-30T00:00:00", "2021-02-04T00:00:00", "2021-02-06T00:00:00", "2021-02-09T00:00:00", "2021-02-17T00:00:00", "2021-02-23T00:00:00", "2021-02-24T00:00:00", "2021-02-26T00:00:00", "2021-03-09T00:00:00", "2021-03-10T00:00:00", "2021-03-22T00:00:00", "2021-03-23T00:00:00", "2021-03-24T00:00:00", "2021-03-25T00:00:00", "2021-03-30T00:00:00", "2021-04-28T00:00:00", "2021-04-29T00:00:00", "2021-05-05T00:00:00", "2021-05-06T00:00:00", "2021-05-24T00:00:00", "2021-06-08T00:00:00", "2021-06-16T00:00:00", "2021-06-23T00:00:00", "2021-06-25T00:00:00", "2021-07-05T00:00:00", "2021-07-07T00:00:00", "2021-07-13T00:00:00", "2021-08-10T00:00:00", "2021-08-14T00:00:00", "2021-08-20T00:00:00", "2021-08-24T00:00:00", "2021-09-07T00:00:00", "2021-09-27T00:00:00", "2021-10-05T00:00:00", "2021-10-06T00:00:00", "2021-10-18T00:00:00", "2021-10-27T00:00:00", "2021-11-17T00:00:00", "2021-11-28T00:00:00", "2021-11-29T00:00:00", "2021-12-12T00:00:00", "2021-12-16T00:00:00", "2021-12-18T00:00:00", "2021-12-22T00:00:00", "2022-01-05T00:00:00", "2022-01-07T00:00:00", "2022-01-09T00:00:00", "2022-01-11T00:00:00", "2022-01-12T00:00:00", "2022-01-23T00:00:00", "2022-02-02T00:00:00", "2022-02-04T00:00:00", "2022-02-21T00:00:00", "2022-02-22T00:00:00", "2022-03-23T00:00:00", "2022-03-24T00:00:00", "2022-08-11T00:00:00", "2022-08-16T00:00:00", "2022-08-17T00:00:00", "2022-08-25T00:00:00", "2022-09-16T00:00:00", "2022-11-10T00:00:00", "2022-11-13T00:00:00", "2022-12-11T00:00:00", "2022-12-25T00:00:00", "2022-12-30T00:00:00", "2023-01-01T00:00:00", "2023-01-16T00:00:00", "2023-01-18T00:00:00", "2023-01-20T00:00:00", "2023-01-26T00:00:00", "2023-02-05T00:00:00", "2023-02-07T00:00:00", "2023-02-08T00:00:00", "2023-02-12T00:00:00", "2023-04-20T00:00:00", "2023-05-09T00:00:00", "2023-05-11T00:00:00", "2023-06-08T00:00:00", "2023-06-14T00:00:00", "2023-06-15T00:00:00", "2023-06-28T00:00:00", "2023-06-29T00:00:00", "2023-08-16T00:00:00", "2023-09-20T00:00:00", "2023-10-17T00:00:00", "2023-10-24T00:00:00", "2023-10-30T00:00:00", "2023-10-31T00:00:00", "2023-11-01T00:00:00", "2023-11-08T00:00:00", "2023-11-20T00:00:00", "2023-11-27T00:00:00"], "y": [2, 2, 2, 1, 1, 1, 1, 1, 1, 1, 1, 6, 1, 1, 1, 1, 1, 1, 1, 1, 1, 2, 2, 1, 1, 1, 1, 1, 1, 1, 1, 1, 1, 1, 1, 1, 3, 1, 1, 1, 1, 1, 1, 1, 1, 1, 1, 1, 1, 2, 1, 1, 1, 1, 2, 1, 1, 1, 2, 1, 1, 5, 1, 1, 1, 1, 2, 4, 1, 1, 1, 1, 1, 1, 1, 1, 1, 1, 1, 1, 1, 1, 1, 1, 2, 3, 1, 1, 2, 1, 1, 1, 1, 1, 1, 1, 1]}, {"hoverinfo": "text", "hovertext": ["<b>Topic 8</b><br>Words: 고용, 감소, 청년, 근로자, 증가", "<b>Topic 8</b><br>Words: 산업, 증가, 근로자, 성장, 운영", "<b>Topic 8</b><br>Words: 고용, 사람, 일자리, 취업, 근로자", "<b>Topic 8</b><br>Words: 대회, 근로자, 코로나, 공공, 방침", "<b>Topic 8</b><br>Words: 근로자, 관련, 장애인, 조사, 시행", "<b>Topic 8</b><br>Words: 근로자, 인권, 고용, 공무원, 지정", "<b>Topic 8</b><br>Words: 인권, 근로자, 공무원, 고용, 지정", "<b>Topic 8</b><br>Words: 조사, 인권, 단체, 추가, 필요", "<b>Topic 8</b><br>Words: 근로자, 문제, 인권, 사용, 발생", "<b>Topic 8</b><br>Words: 기간, 근로자, 인력, 희망, 사례", "<b>Topic 8</b><br>Words: 근로자, 기간, 인력, 문제, 사례", "<b>Topic 8</b><br>Words: 근로자, 기간, 문제, 인권, 발생", "<b>Topic 8</b><br>Words: 기간, 근로자, 인력, 사례, 희망", "<b>Topic 8</b><br>Words: 근로자, 농업, 협약, 교류, 인권", "<b>Topic 8</b><br>Words: 근로자, 농업, 협약, 교류, 인권", "<b>Topic 8</b><br>Words: 일자리, 고용, 근로자, 투입, 창업", "<b>Topic 8</b><br>Words: 일자리, 근로자, 고용, 창업, 청년", "<b>Topic 8</b><br>Words: 근로자, 농가, 프로그램, 인권, 보호", "<b>Topic 8</b><br>Words: 일자리, 고용, 근로자, 전남도, 기관", "<b>Topic 8</b><br>Words: 일자리, 공공, 모집, 근로자, 고용", "<b>Topic 8</b><br>Words: 고용, 경우, 조사, 근로자, 전국", "<b>Topic 8</b><br>Words: 근로자, 농가, 도움, 기준, 인권", "<b>Topic 8</b><br>Words: 근로자, 농가, 프로그램, 도움, 협약", "<b>Topic 8</b><br>Words: 복지, 사회, 시설, 조사, 근로자", "<b>Topic 8</b><br>Words: 장애인, 조사, 확인, 시간, 근로자", "<b>Topic 8</b><br>Words: 근로자, 경우, 인력, 시간, 한국", "<b>Topic 8</b><br>Words: 일자리, 근로자, 전남도, 취업, 상담", "<b>Topic 8</b><br>Words: 근로자, 농가, 인권, 프로그램, 제도", "<b>Topic 8</b><br>Words: 근로자, 농가, 프로그램, 인권, 보호", "<b>Topic 8</b><br>Words: 고용, 근로자, 제도, 대학, 관계자", "<b>Topic 8</b><br>Words: 지자체, 기초, 조사, 근로자, 기관", "<b>Topic 8</b><br>Words: 기초, 조사, 기관, 근로자, 공무원", "<b>Topic 8</b><br>Words: 지자체, 근로자, 기초, 보호, 조사", "<b>Topic 8</b><br>Words: 근로자, 협약, 업무, 인력, 문제", "<b>Topic 8</b><br>Words: 일자리, 공공, 근로자, 실시, 예정", "<b>Topic 8</b><br>Words: 일자리, 공공, 근로자, 예정, 참여", "<b>Topic 8</b><br>Words: 지자체, 기초, 근로자, 기관, 조사", "<b>Topic 8</b><br>Words: 근로자, 농가, 농촌, 인권, 제도", "<b>Topic 8</b><br>Words: 근로자, 농가, 제도, 농촌, 인권", "<b>Topic 8</b><br>Words: 근로자, 농촌, 방문, 인력, 고용"], "marker": {"color": "#56B4E9"}, "mode": "lines", "name": "8_근로자_인권_일자리_고용", "type": "scatter", "x": ["2021-02-23T00:00:00", "2021-04-05T00:00:00", "2021-10-18T00:00:00", "2021-10-19T00:00:00", "2021-11-09T00:00:00", "2021-11-17T00:00:00", "2021-11-18T00:00:00", "2022-01-24T00:00:00", "2022-02-03T00:00:00", "2022-02-04T00:00:00", "2022-02-06T00:00:00", "2022-02-07T00:00:00", "2022-02-08T00:00:00", "2022-02-13T00:00:00", "2022-02-15T00:00:00", "2022-04-10T00:00:00", "2022-04-21T00:00:00", "2022-06-27T00:00:00", "2022-07-21T00:00:00", "2022-08-02T00:00:00", "2022-08-24T00:00:00", "2022-09-18T00:00:00", "2022-09-19T00:00:00", "2022-12-01T00:00:00", "2023-01-25T00:00:00", "2023-03-15T00:00:00", "2023-03-29T00:00:00", "2023-04-06T00:00:00", "2023-04-09T00:00:00", "2023-06-22T00:00:00", "2023-07-02T00:00:00", "2023-07-03T00:00:00", "2023-07-04T00:00:00", "2023-07-06T00:00:00", "2023-07-28T00:00:00", "2023-07-31T00:00:00", "2023-08-21T00:00:00", "2023-08-23T00:00:00", "2023-08-24T00:00:00", "2023-09-11T00:00:00"], "y": [1, 1, 1, 1, 1, 2, 2, 1, 8, 2, 3, 2, 1, 1, 3, 1, 1, 1, 1, 1, 1, 1, 1, 1, 1, 1, 1, 2, 1, 1, 4, 2, 1, 1, 1, 1, 1, 1, 2, 1]}, {"hoverinfo": "text", "hovertext": ["<b>Topic 9</b><br>Words: 체험, 센터, 장애인, 예산, 공모", "<b>Topic 9</b><br>Words: 장애인, 센터, 체험, 예산, 설립", "<b>Topic 9</b><br>Words: 장애인, 체험, 센터, 예산, 설립"], "marker": {"color": "#009E73"}, "mode": "lines", "name": "9_장애인_체험_센터_예산", "type": "scatter", "x": ["2023-08-01T00:00:00", "2023-09-26T00:00:00", "2023-09-27T00:00:00"], "y": [8, 6, 1]}], "layout": {"height": 450, "hoverlabel": {"bgcolor": "white", "font": {"family": "Rockwell", "size": 16}}, "legend": {"title": {"text": "<b>Global Topic Representation"}}, "title": {"font": {"color": "Black", "size": 22}, "text": "<b>Topics over Time</b>", "x": 0.4, "xanchor": "center", "y": 0.95, "yanchor": "top"}, "width": 1250, "xaxis": {"showgrid": true}, "yaxis": {"showgrid": true, "title": {"text": "Frequency"}}}}
